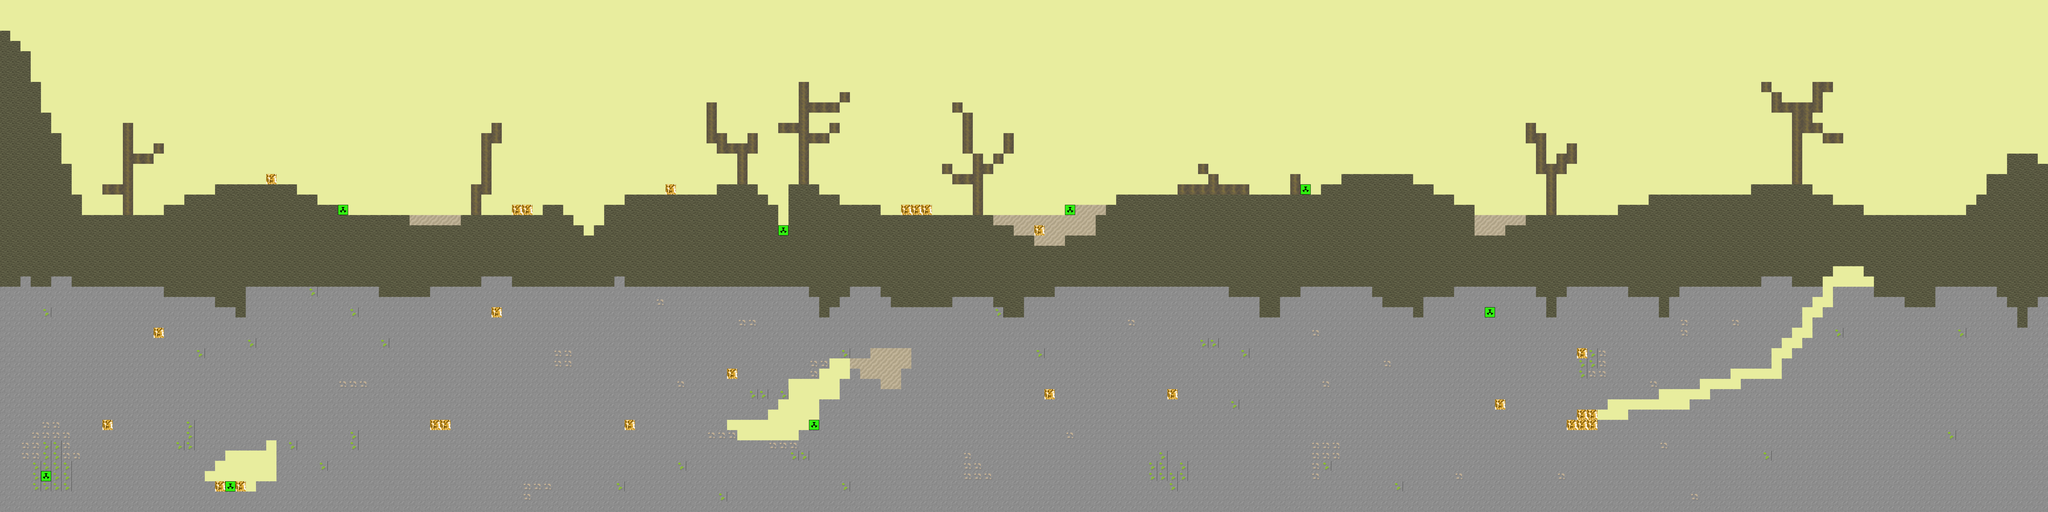

The image is a tile-based game level rendered from a .tmx file. Its description and source (layers, tilesets, objects; grid data summarised) follow:
An orthogonal 200x50 tile map with 64x64 px tiles, 1 tile layer (Calque de Tile 1).

<map version="1.2" tiledversion="1.2.4" orientation="orthogonal" renderorder="left-up" width="200" height="50" tilewidth="64" tileheight="64" infinite="0" nextlayerid="2" nextobjectid="1">
 <tileset firstgid="1" source="TileSet.tsx" />
 <layer id="1" name="Calque de Tile 1" width="200" height="50">
  <data>[10000 cells, 10000 non-empty, 9 distinct tile ids]</data>
 </layer>
</map>